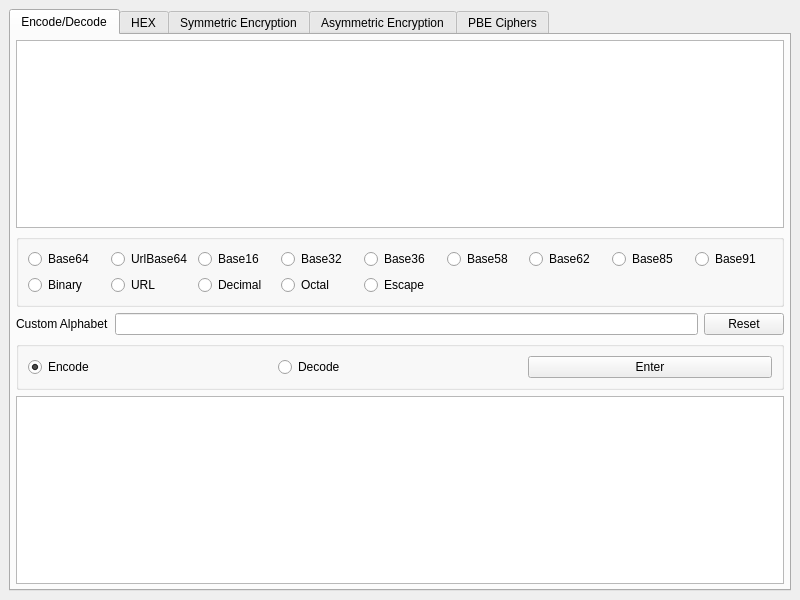
<?xml version="1.0" encoding="UTF-8"?>
<ui version="4.0">
 <class>MainWindow</class>
 <widget class="QMainWindow" name="MainWindow">
  <property name="geometry">
   <rect>
    <x>0</x>
    <y>0</y>
    <width>800</width>
    <height>600</height>
   </rect>
  </property>
  <property name="sizePolicy">
   <sizepolicy hsizetype="Maximum" vsizetype="Maximum">
    <horstretch>0</horstretch>
    <verstretch>0</verstretch>
   </sizepolicy>
  </property>
  <property name="windowTitle">
   <string>Secure Rune</string>
  </property>
  <widget class="QWidget" name="centralwidget">
   <layout class="QGridLayout" name="gridLayout">
    <item row="0" column="0">
     <widget class="QTabWidget" name="tabWidget">
      <property name="currentIndex">
       <number>0</number>
      </property>
      <widget class="QWidget" name="tab">
       <attribute name="title">
        <string>Encode/Decode</string>
       </attribute>
       <layout class="QHBoxLayout" name="horizontalLayout">
        <property name="leftMargin">
         <number>0</number>
        </property>
        <property name="topMargin">
         <number>0</number>
        </property>
        <property name="rightMargin">
         <number>0</number>
        </property>
        <property name="bottomMargin">
         <number>0</number>
        </property>
        <item>
         <layout class="QVBoxLayout" name="verticalLayout">
          <property name="leftMargin">
           <number>5</number>
          </property>
          <property name="topMargin">
           <number>5</number>
          </property>
          <property name="rightMargin">
           <number>5</number>
          </property>
          <property name="bottomMargin">
           <number>5</number>
          </property>
          <item>
           <widget class="QPlainTextEdit" name="encode_input_plaintext">
            <property name="plainText">
             <string/>
            </property>
            <property name="placeholderText">
             <string>Input</string>
            </property>
           </widget>
          </item>
          <item>
           <widget class="QGroupBox" name="groupBox">
            <property name="title">
             <string/>
            </property>
            <layout class="QGridLayout" name="gridLayout_2">
             <item row="2" column="2">
              <widget class="QRadioButton" name="code_radio_decimal">
               <property name="text">
                <string>Decimal</string>
               </property>
              </widget>
             </item>
             <item row="0" column="0">
              <widget class="QRadioButton" name="code_radio_base64">
               <property name="sizeIncrement">
                <size>
                 <width>0</width>
                 <height>0</height>
                </size>
               </property>
               <property name="text">
                <string>Base64</string>
               </property>
               <property name="checkable">
                <bool>true</bool>
               </property>
               <property name="checked">
                <bool>false</bool>
               </property>
              </widget>
             </item>
             <item row="2" column="1">
              <widget class="QRadioButton" name="code_radio_url">
               <property name="text">
                <string>URL</string>
               </property>
              </widget>
             </item>
             <item row="0" column="1">
              <widget class="QRadioButton" name="code_radio_urlbase64">
               <property name="text">
                <string>UrlBase64</string>
               </property>
              </widget>
             </item>
             <item row="0" column="2">
              <widget class="QRadioButton" name="code_radio_base16">
               <property name="text">
                <string>Base16</string>
               </property>
              </widget>
             </item>
             <item row="2" column="0">
              <widget class="QRadioButton" name="code_radio_binary">
               <property name="text">
                <string>Binary</string>
               </property>
              </widget>
             </item>
             <item row="2" column="3">
              <widget class="QRadioButton" name="code_radio_qctal">
               <property name="text">
                <string>Octal</string>
               </property>
              </widget>
             </item>
             <item row="0" column="3">
              <widget class="QRadioButton" name="code_radio_base32">
               <property name="text">
                <string>Base32</string>
               </property>
              </widget>
             </item>
             <item row="0" column="4">
              <widget class="QRadioButton" name="code_radio_base36">
               <property name="text">
                <string>Base36</string>
               </property>
              </widget>
             </item>
             <item row="0" column="5">
              <widget class="QRadioButton" name="code_radio_base58">
               <property name="text">
                <string>Base58</string>
               </property>
              </widget>
             </item>
             <item row="0" column="6">
              <widget class="QRadioButton" name="code_radio_base62">
               <property name="text">
                <string>Base62</string>
               </property>
              </widget>
             </item>
             <item row="0" column="7">
              <widget class="QRadioButton" name="code_radio_base85">
               <property name="text">
                <string>Base85</string>
               </property>
              </widget>
             </item>
             <item row="0" column="8">
              <widget class="QRadioButton" name="code_radio_base91">
               <property name="text">
                <string>Base91</string>
               </property>
              </widget>
             </item>
             <item row="2" column="4">
              <widget class="QRadioButton" name="code_radio_escape">
               <property name="text">
                <string>Escape</string>
               </property>
              </widget>
             </item>
            </layout>
           </widget>
          </item>
          <item>
           <layout class="QHBoxLayout" name="horizontalLayout_2">
            <property name="topMargin">
             <number>0</number>
            </property>
            <item>
             <widget class="QLabel" name="label">
              <property name="text">
               <string>Custom Alphabet</string>
              </property>
             </widget>
            </item>
            <item>
             <widget class="QLineEdit" name="encode_custom_alphabet"/>
            </item>
            <item>
             <widget class="QPushButton" name="pushbutton_reset_customAlphabet">
              <property name="text">
               <string>Reset</string>
              </property>
             </widget>
            </item>
           </layout>
          </item>
          <item>
           <widget class="QGroupBox" name="groupBox_2">
            <property name="title">
             <string/>
            </property>
            <layout class="QHBoxLayout" name="horizontalLayout_4">
             <item>
              <widget class="QRadioButton" name="encodeTypeA">
               <property name="text">
                <string>Encode</string>
               </property>
               <property name="checked">
                <bool>true</bool>
               </property>
              </widget>
             </item>
             <item>
              <widget class="QRadioButton" name="encodeTypeB">
               <property name="text">
                <string>Decode</string>
               </property>
              </widget>
             </item>
             <item>
              <widget class="QPushButton" name="code_enter">
               <property name="text">
                <string>Enter</string>
               </property>
              </widget>
             </item>
            </layout>
           </widget>
          </item>
          <item>
           <widget class="QPlainTextEdit" name="encode_output_plaintext">
            <property name="plainText">
             <string/>
            </property>
            <property name="placeholderText">
             <string>Output</string>
            </property>
           </widget>
          </item>
         </layout>
        </item>
       </layout>
      </widget>
      <widget class="QWidget" name="tab_2">
       <attribute name="title">
        <string>HEX</string>
       </attribute>
      </widget>
      <widget class="QWidget" name="tab_3">
       <attribute name="title">
        <string>Symmetric Encryption</string>
       </attribute>
      </widget>
      <widget class="QWidget" name="tab_4">
       <attribute name="title">
        <string>Asymmetric Encryption</string>
       </attribute>
      </widget>
      <widget class="QWidget" name="tab_5">
       <attribute name="title">
        <string>PBE Ciphers</string>
       </attribute>
      </widget>
     </widget>
    </item>
   </layout>
  </widget>
 </widget>
 <resources/>
 <connections/>
</ui>
